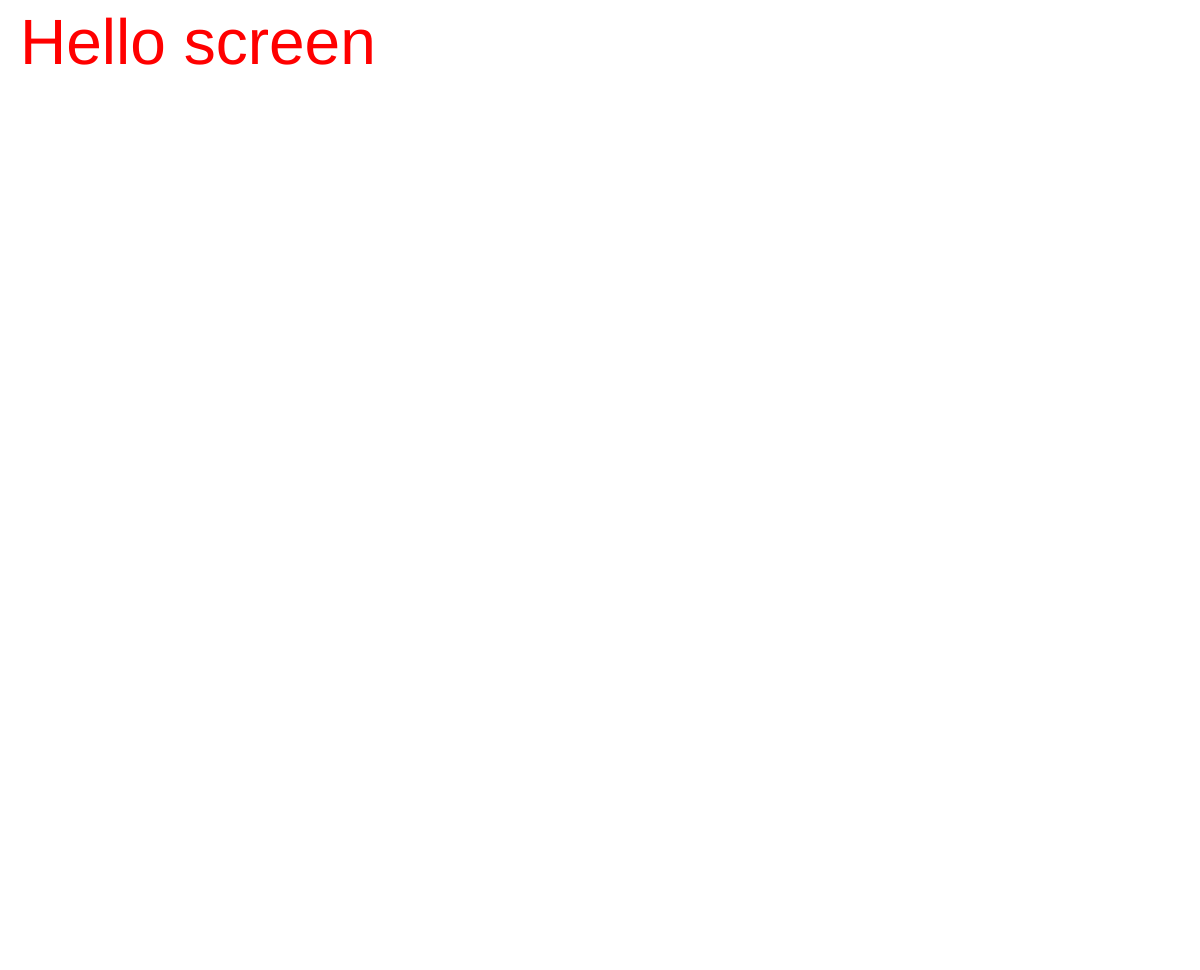
Frame 1 (no input)
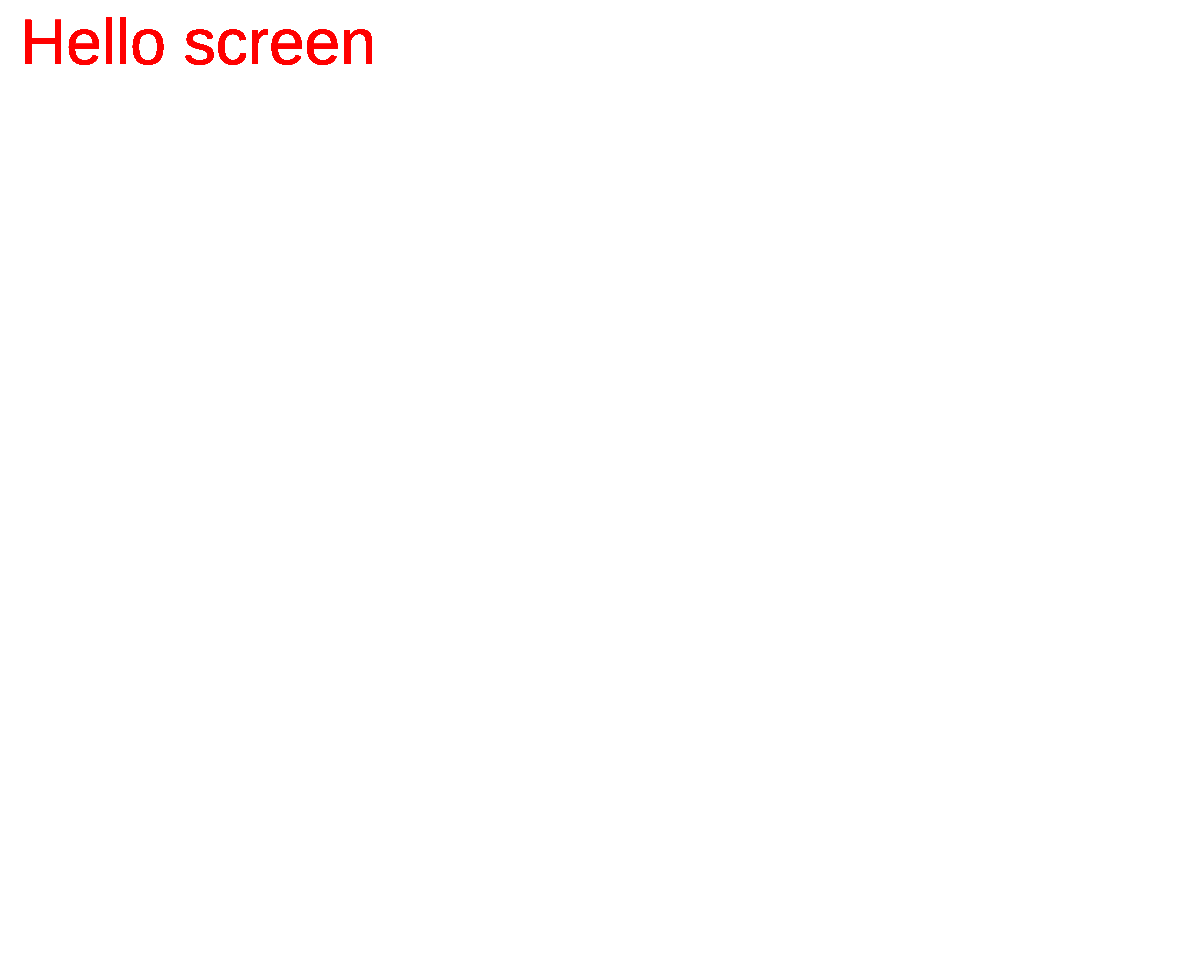
Frame 60 (no input)
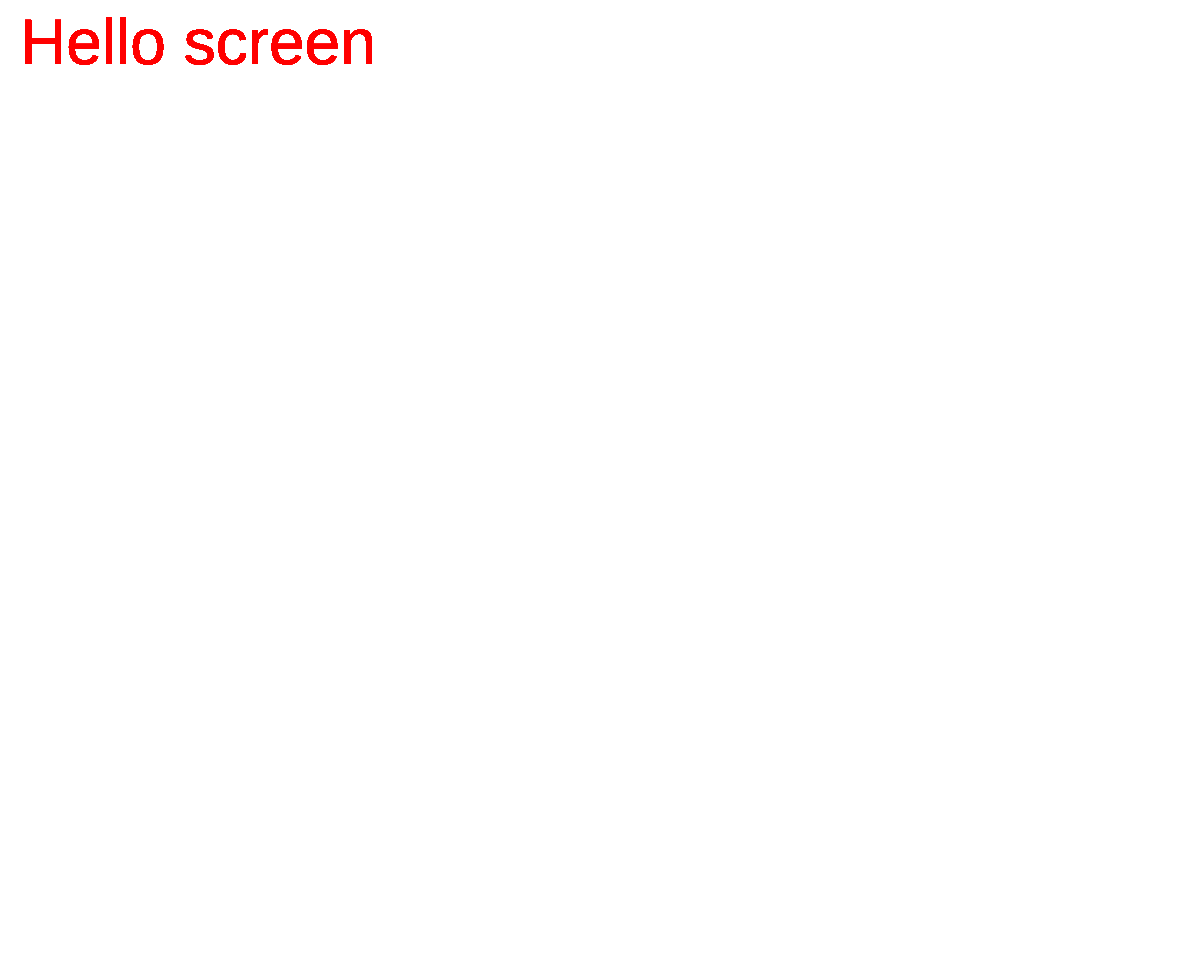
Frame 120 (the mouse pressed at the canvas centre since frame 60)

The p5.js sketch that drew these frames (run headless with seeded random() and noise() and a simulated clock; from frame 60 on, the mouse is pressed at the canvas centre):

// p5.js sketch
// ── sketch.js
// https://editor.p5js.org/jht9629-nyu/sketches/owix6hP8S
// simple-draw
let c;
function setup() {
  createCanvas(windowWidth, windowHeight-30);
  createDiv("Simple Draw v1");
  c = random(["green", "red", "yellow"])
}

function draw() {
  fill("red");
  textSize(64);
  text("Hello screen", 20, 64);
}

function mouseDragged() {
  // console.log('mouseDragged');
  strokeWeight(20);
  // stroke(random(255),random(255),random(255));
  // stroke('red');
  stroke(c);
  line(mouseX, mouseY, pmouseX, pmouseY);
  // circle(mouseX, mouseY, 5);
  // Prevent canvas drag on mobile devices
  return false;
}
